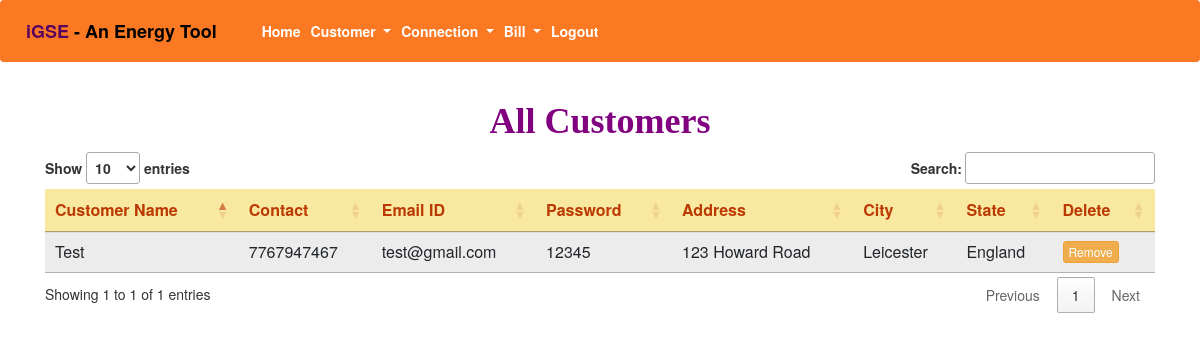
Screenshot of /admin/viewcustomer.php with the database file from the repository.
### tables this page shows
create table if not exists customer
(
customerid int(5) primary key auto_increment,
customername varchar(50),
contact varchar(10),
email varchar(50) unique key,
password varchar(50),
address varchar(100),
city varchar(30),
state varchar(50)
);

### admin/dbconfigure.php (called while the page is built, shortened)
<?php
$dbserver="127.0.0.1";
$dbuser="root";
$dbpwd="";
$dbname="electricityphp";
function my_select($query)
{
global $dbserver,$dbuser,$dbpwd,$dbname;
$cid=mysqli_connect($dbserver,$dbuser,$dbpwd) or die("connection failed");
mysqli_select_db($cid,$dbname);
$rs=mysqli_query($cid,$query);
return $rs;
}
?>

### admin/viewcustomer.php (the view, shortened to what this page needs)
 <html>
<head>
<?php
include "navigationbar2.php";
include "dbconfigure.php";
?>
  <link rel="stylesheet" href="https://maxcdn.bootstrapcdn.com/bootstrap/3.3.7/css/bootstrap.min.css">
 <link rel=stylesheet type = text/css href="https://stackpath.bootstrapcdn.com/font-awesome/4.7.0/css/font-awesome.min.css">
 <link rel="stylesheet" type="text/css" href="https://cdn.datatables.net/1.10.19/css/jquery.dataTables.css">
</head>
<body>
<div>
				<div class="container">
				    <div class=row>
				        <div class="col-sm-12">
  <h1 class = text-center style = "font-family : 'Monotype Corsiva' ; color : purple"><b>All Customers</b></h1>
</div>
</div>
</div>
<?php
$query = "select * from customer";
$rs = my_select($query);
echo "<div class = container>";
echo "<div class = row>";
echo "<div class = col-sm-12>";
echo "<div class='table-responsive'>";
echo "<table class='table table-hover table-sm' style = 'overflow: scroll' id=myTable123>";
echo "<thead style = 'background-color : #F8E8A0 ; color : #BB3902' >";
echo "<tr>";
echo "<th>Customer Name</th>";
echo "<th>Contact</th>";
echo "<th>Email ID</th>";
echo "<th>Password</th>";
echo "<th>Address</th>";
echo "<th>City</th>";
echo "<th>State</th>";
echo "<th>Delete</th>";
echo "</tr>";
echo "</thead>";
echo '<tbody id="myTable">';
while($column=mysqli_fetch_array($rs))
{
echo "<tr class='table-active'>";
echo "<td>$column[1]</td>";
echo "<td>$column[2]</td>";
echo "<td>$column[3]</td>";
echo "<td>$column[4]</td>";
echo "<td>$column[5]</td>";
echo "<td>$column[6]</td>";
echo "<td>$column[7]</td>";
echo '<td><a class = "btn btn-xs btn-warning" href="deletecustomer.php?id='.$column['customerid'].'">
													Remove
													</a></td>';
echo "</tr>";
}
echo "</tbody>";
echo "</table>";
echo "</div>";
echo "</div>";
echo "</div>";
echo "</div>";
?>
</div>
</body>
</html>

### rows the page displays
customer: customername "Test", contact "7767947467", email "test@gmail.com", password "12345", address "123 Howard Road", city "Leicester", state "England"
